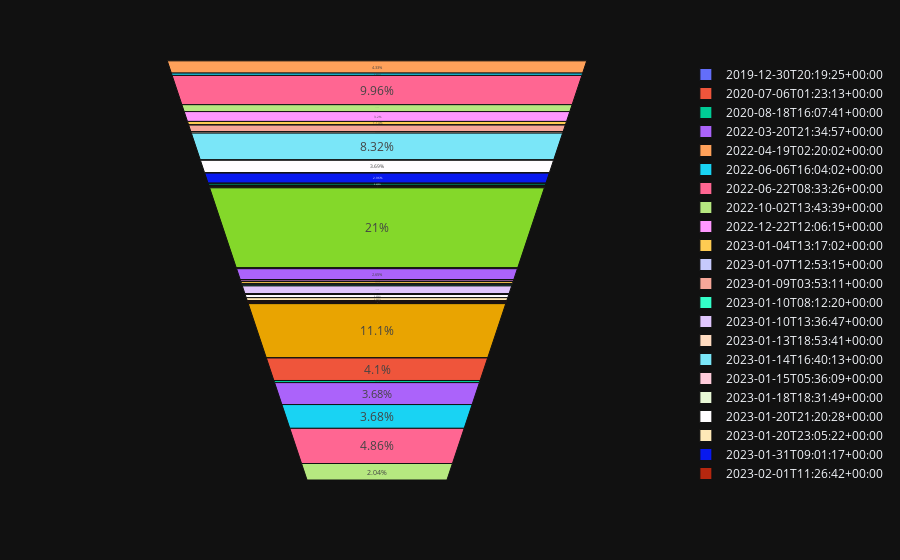

The notebook cell this image was saved under:
### Code cell
px.funnel_area(date_df, date_df.index, 'posts')
